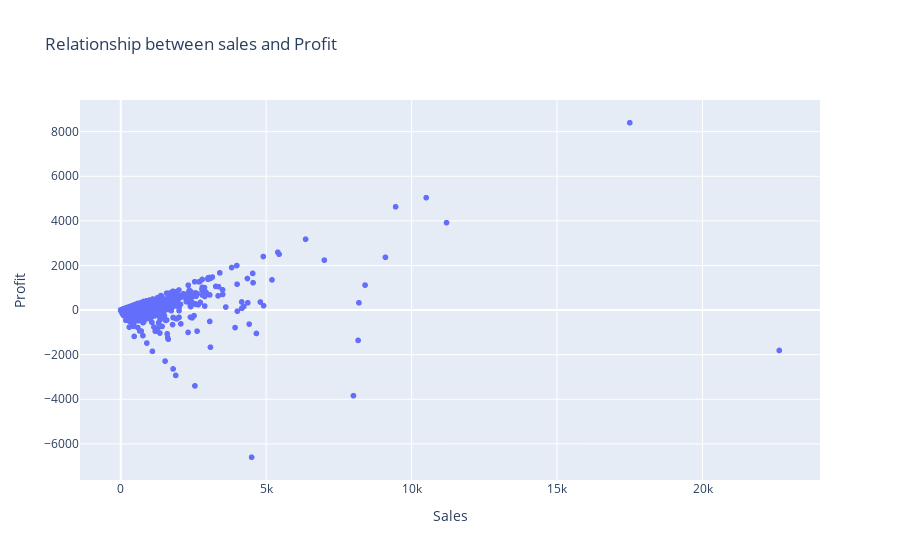

The cell this chart's notebook holds for it:
### Code cell
# Is there a relationship between sales and Profit
dt = data[['Sales','Profit']]
fig = pe.scatter(data_frame = dt, x = 'Sales', y = 'Profit', title=' Relationship between sales and Profit')
fig.show()

### Figure 1 — Plotly figure (JSON) as saved in the notebook; plotly's stock layout.template omitted (floating-point values rounded to 4 significant figures; data arrays with more than 128 entries replaced by an {"elided": "..."} marker saying what was removed)
{"data": [{"hovertemplate": "Sales=%{x}<br>Profit=%{y}<extra></extra>", "legendgroup": "", "marker": {"color": "#636efa", "symbol": "circle"}, "mode": "markers", "name": "", "showlegend": false, "type": "scattergl", "x": {"elided": "8000 float values"}, "xaxis": "x", "y": {"elided": "8000 float values"}, "yaxis": "y"}], "layout": {"legend": {"tracegroupgap": 0}, "title": {"text": " Relationship between sales and Profit"}, "xaxis": {"anchor": "y", "domain": [0, 1], "title": {"text": "Sales"}}, "yaxis": {"anchor": "x", "domain": [0, 1], "title": {"text": "Profit"}}}}
